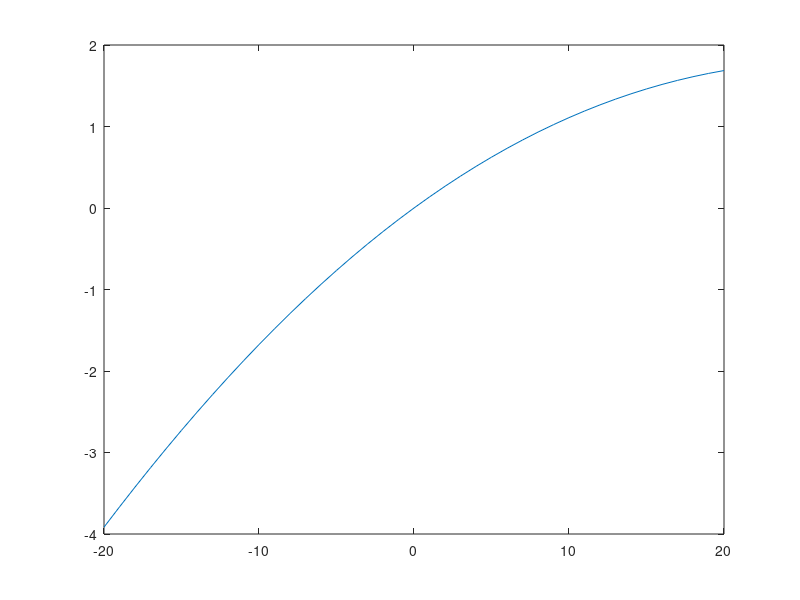

The MATLAB script that drew this image:
a = -20:20;
x = 900 -0.0004*a.^3 + 0.015*a.^2 + 4.6075.*a - 0.027;
a = deg2rad (a);
for i =1:length(a)
    fun = @(b) [cos(a(i)) * 225 + sin(a(i))*125 - sin(b)*x(i) - cos(b)*225];
    beta(i) = fsolve(fun,0);
end
plot(rad2deg(a),rad2deg(beta));
